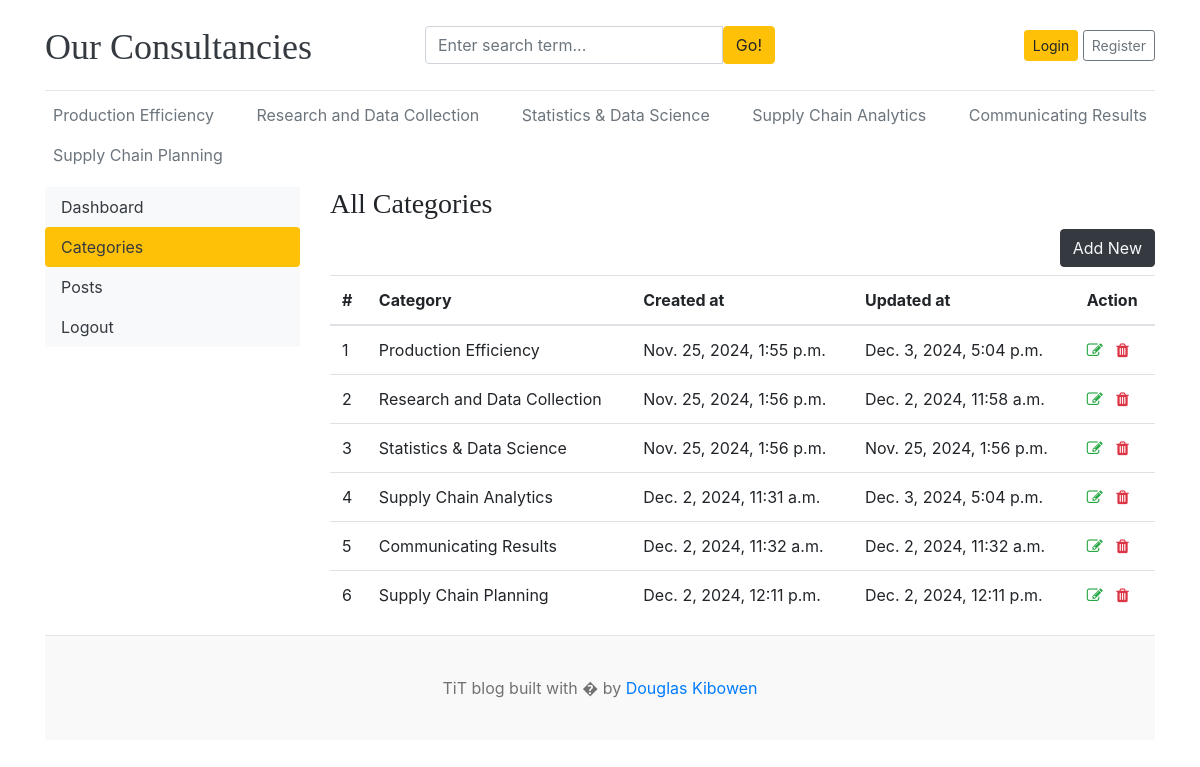
/dashboard/categories/, run on the app's committed database.
### blogs/models.py (models this page shows)
class Category(models.Model):
    category_name = models.CharField(max_length=50,unique=True)
    created_at = models.DateTimeField(auto_now_add=True)
    updated_at = models.DateTimeField(auto_now=True)
    class Meta:
        verbose_name_plural = "categories"
    def __str__(self):
        return self.category_name

### dashboards/views.py (the view)
# urls.py: path('categories/',views.categories,name='categories'),
def categories(request):
    return render(request,'dashboard/categories.html')

### blogs/context_processors.py (called while the page is built)
def get_categories(request):
    categories = Category.objects.all()
    return dict(categories=categories)

def get_social_links(request):
    social_links = SocialLinks.objects.all()
    return dict(social_links=social_links)

### templates/dashboard/categories.html (shortened to what this page needs)
{% extends 'base.html' %}
{% block content %}
<div class="row">
    {% include 'dashboard/sidebar.html' %}
    <div class="col-md-9">
      <h3>All Categories</h3>
      <a href="{% url 'add_category' %}" class="btn btn-dark text-light float-right mb-2">Add New</a>
        <table class="table table-hover">
            <thead>
              <tr>
                <th>#</th>
                <th>Category</th>
                <th>Created at</th>
                <th>Updated at</th>
                <th>Action</th>
              </tr>
            </thead>
            <tbody>
              {% for cat in categories %}
              <tr>
                <td>{{ forloop.counter }}</td>
                <td>{{ cat }}</td>
                <td>{{ cat.created_at }}</td>
                <td>{{ cat.updated_at }}</td>
                <td>
                    <a href="{% url 'edit_category' cat.id %}"><i class="fa fa-edit text-success"></i></a>
                    <a href="{% url 'delete_category' cat.id %}"><i class="fa fa-trash text-danger"></i></a>
                </td>
              </tr>
              {% endfor %}
            </tbody>
          </table>
    </div>
</div>
{% endblock %}

### templates/base.html (shortened to what this page needs)
{% load static %}
<!DOCTYPE html>
<html lang="en">
<head>
    <link href="https://getbootstrap.com/docs/4.0/dist/css/bootstrap.min.css" rel="stylesheet">
    <link href="{% static 'css/blog.css' %}" rel="stylesheet">
    <link rel="stylesheet" href="https://cdnjs.cloudflare.com/ajax/libs/font-awesome/4.7.0/css/font-awesome.min.css">
  </head>
<body>
    <div class="container">
      <header class="blog-header py-3">
        <div class="row flex-nowrap justify-content-between align-items-center">
          <div class="col-4 pt-1">
            <a class="blog-header-logo text-dark" href="/">Our Consultancies</a>
          </div>
          <div class="col-4">
            <form action="{% url 'search' %}" method="GET">
              <div class="input-group">
                <input class="form-control" type="text" name="keyword" value="{{ keyword }}" placeholder="Enter search term..." aria-label="Enter search term..." aria-describedby="button-search" />
                <button type="submit" class="btn btn-warning" id="button-search" type="button">Go!</button>
            </div>
            </form>
          </div>
          <div class="col-4 d-flex justify-content-end align-items-center">
            {% if not user.is_authenticated %}
            <a class="btn btn-sm btn-warning" href="{% url 'login' %}">Login</a> &nbsp;
            <a class="btn btn-sm btn-outline-secondary" href="{% url 'register' %}">Register</a>
            {% else %}
            <span><a href="{% url 'dashboard' %}">Dashboard</a></span>
            &emsp;
            <span><a href="{% url 'logout' %}">Logout</a></span>
            {% endif %}
          </div>
        </div>
      </header>
      <div class="nav-scroller py-1 mb-2">
        <nav class="nav d-flex justify-content-between">
          {% for cat in categories %}
          <a class="p-2 text-muted" href="{% url 'posts_by_category' cat.id %}">{{ cat.category_name }}</a>
          {% endfor %}
        </nav>
      </div>
{% block content %}
{% endblock %}
<footer class="blog-footer">
    <p>TiT blog built with � by <a href="#">Douglas Kibowen</a></p>
  </footer>
  </body>
  </html>

### templates/dashboard/sidebar.html (shortened to what this page needs)
<div class="col-md-3">
    <div class="nav flex-column nav-pills bg-light" aria-orientation="vertical">
        <a href="{% url 'dashboard' %}" class="nav-link text-dark {% if '/dashboard/' == request.path %}bg-warning{% endif %}">Dashboard</a>
        <a href="{% url 'categories' %}" class="nav-link text-dark {% if '/categories/' in request.path %}bg-warning{% endif %}">Categories</a>
        <a href="{% url 'posts' %}" class="nav-link text-dark {% if '/posts/' in request.path %}bg-warning{% endif %}">Posts</a>
        <a href="{% url 'logout' %}" class="nav-link text-dark">Logout</a>
    </div>
</div>

### blog_main/static/css/blog.css (style rules this page uses)
.blog-header { border-bottom: 1px solid #e5e5e5; }
.blog-header-logo { font-family: "Playfair Display", Georgia, "Times New Roman", serif; font-size: 2.25rem; }
h1, h2, h3, h4, h5, h6 { font-family: "Playfair Display", Georgia, "Times New Roman", serif; }
.blog-footer { padding: 2.5rem 0; color: #727272; text-align: center; background-color: #f9f9f9; border-top: .05rem solid #e5e5e5; }
.blog-footer p:last-child { margin-bottom: 0; }

### data on the page
Category: category_name "Production Efficiency", created_at "Nov. 25, 2024, 1:55 p.m.", updated_at "Dec. 3, 2024, 5:04 p.m."
Category: category_name "Research and Data Collection", created_at "Nov. 25, 2024, 1:56 p.m.", updated_at "Dec. 2, 2024, 11:58 a.m."
Category: category_name "Statistics & Data Science", created_at "Nov. 25, 2024, 1:56 p.m.", updated_at "Nov. 25, 2024, 1:56 p.m."
Category: category_name "Supply Chain Analytics", created_at "Dec. 2, 2024, 11:31 a.m.", updated_at "Dec. 3, 2024, 5:04 p.m."
Category: category_name "Communicating Results", created_at "Dec. 2, 2024, 11:32 a.m.", updated_at "Dec. 2, 2024, 11:32 a.m."
Category: category_name "Supply Chain Planning", created_at "Dec. 2, 2024, 12:11 p.m.", updated_at "Dec. 2, 2024, 12:11 p.m."
